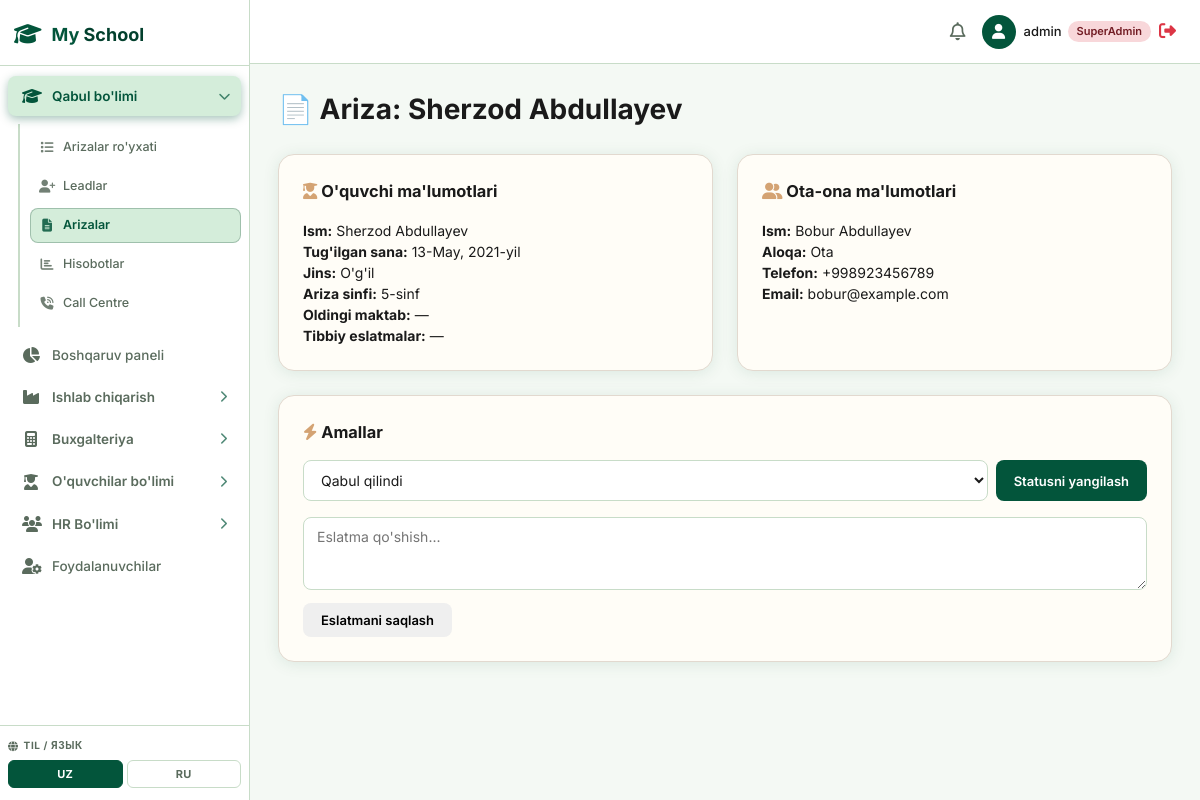
Page /enrollment/applications/2/ (signed in) on the committed database.
### enrollment/models.py (models this page shows, shortened)
class StudentApplication(models.Model):
    APPLICATION_STATUS = [
        ('draft', 'Qoralama'),
        ('submitted', 'Topshirildi'),
        ('under_review', 'Ko\'rib chiqilmoqda'),
        ('documents_pending', 'Hujjatlar kutilmoqda'),
        ('assessment', 'Sinov'),
        ('approved', 'Qabul qilindi'),
        ('enrolled', 'Ro\'yxatdan o\'tdi'),
        ('rejected', 'Rad etildi'),
        ('waitlisted', 'Kutish ro\'yxati'),
    ]
    GENDER_CHOICES = [
        ('M', 'O\'g\'il'),
        ('F', 'Qiz'),
    ]
    lead = models.ForeignKey(Lead, null=True, blank=True, on_delete=models.SET_NULL, related_name='applications')
    parent_first_name = models.CharField(max_length=100)
    parent_last_name = models.CharField(max_length=100)
    parent_phone = models.CharField(max_length=30)
    parent_email = models.EmailField(blank=True, null=True)
    parent_relation = models.CharField(max_length=50, default='Ota', help_text="Ota, Ona, Vasiy...")
    student_first_name = models.CharField(max_length=100)
    student_last_name = models.CharField(max_length=100)
    student_dob = models.DateField(help_text="Tug'ilgan sana")
    student_gender = models.CharField(max_length=1, choices=GENDER_CHOICES)
    applying_grade = models.ForeignKey(Grade, null=True, blank=True, on_delete=models.SET_NULL)
    previous_school = models.CharField(max_length=200, blank=True)
    medical_notes = models.TextField(blank=True, help_text="Tibbiy eslatmalar")
    status = models.CharField(max_length=20, choices=APPLICATION_STATUS, default='draft')
    application_fee_paid = models.BooleanField(default=False)
    application_fee_amount = models.DecimalField(max_digits=10, decimal_places=2, default=0)
    notes = models.TextField(blank=True)
    reviewed_by = models.ForeignKey(User, null=True, blank=True, on_delete=models.SET_NULL, related_name='reviewed_applications')
    submitted_at = models.DateTimeField(null=True, blank=True)
    reviewed_at = models.DateTimeField(null=True, blank=True)
    created_at = models.DateTimeField(auto_now_add=True)
    updated_at = models.DateTimeField(auto_now=True)
    class Meta:
        ordering = ['-created_at']
    @property
    def parent_full_name(self):
        return f"{self.parent_first_name} {self.parent_last_name}".strip()
    @property
    def student_full_name(self):
        return f"{self.student_first_name} {self.student_last_name}".strip()

class Grade(models.Model):
    name = models.CharField(max_length=50, unique=True)
    sort_order = models.IntegerField(default=0)
    class Meta:
        ordering = ['sort_order']
    def __str__(self):
        return self.name

### enrollment/views.py (the view, shortened to what this page needs)
# urls.py: path('applications/<int:pk>/', views.application_detail, name='enrollment_application_detail'),
@login_required
@enrollment_required
def application_detail(request, pk):
    app = get_object_or_404(
        StudentApplication.objects.select_related('applying_grade', 'lead', 'reviewed_by'),
        pk=pk
    )
    context = {
        'application': app,
        'status_choices': StudentApplication.APPLICATION_STATUS,
        'page_title': f'Ariza: {app.student_full_name}',
    }
    return render(request, 'enrollment/application_detail.html', context)

### enrollment/views.py (called while the page is built)
def _is_enrollment_staff(user):
    if user.is_superuser:
        return True
    return user.groups.filter(name__in=['enrollment_agent', 'enrollment_manager', 'call_centre_admin']).exists()

### templates/enrollment/application_detail.html (shortened to what this page needs)
{% extends 'base.html' %}
{% block content %}
<h1 style="font-size:28px;margin-bottom:24px;">📄 Ariza: {{ application.student_full_name }}</h1>
<div style="display:grid;grid-template-columns:1fr 1fr;gap:24px;">
  <div class="card" style="background:#fffdf7;border:1px solid #e2d9cf;border-radius:16px;padding:24px;">
    <h3 style="margin-bottom:16px;"><i class="fa-solid fa-user-graduate" style="color:#D4A373;"></i> O'quvchi ma'lumotlari</h3>
    <p><strong>Ism:</strong> {{ application.student_full_name }}</p>
    <p><strong>Tug'ilgan sana:</strong> {{ application.student_dob|default:"—" }}</p>
    <p><strong>Jins:</strong> {% if application.student_gender == 'M' %}O'g'il{% else %}Qiz{% endif %}</p>
    <p><strong>Ariza sinfi:</strong> {{ application.applying_grade|default:"—" }}</p>
    <p><strong>Oldingi maktab:</strong> {{ application.previous_school|default:"—" }}</p>
    <p><strong>Tibbiy eslatmalar:</strong> {{ application.medical_notes|default:"—"|linebreaksbr }}</p>
  </div>
  <div class="card" style="background:#fffdf7;border:1px solid #e2d9cf;border-radius:16px;padding:24px;">
    <h3 style="margin-bottom:16px;"><i class="fa-solid fa-user-group" style="color:#D4A373;"></i> Ota-ona ma'lumotlari</h3>
    <p><strong>Ism:</strong> {{ application.parent_full_name }}</p>
    <p><strong>Aloqa:</strong> {{ application.parent_relation }}</p>
    <p><strong>Telefon:</strong> {{ application.parent_phone }}</p>
    <p><strong>Email:</strong> {{ application.parent_email|default:"—" }}</p>
  </div>
</div>
<div class="card" style="margin-top:24px;background:#fffdf7;border:1px solid #e2d9cf;border-radius:16px;padding:24px;">
  <h3 style="margin-bottom:16px;"><i class="fa-solid fa-bolt" style="color:#D4A373;"></i> Amallar</h3>
  <form method="post" style="margin-bottom:16px;">
    <div style="display:flex;gap:8px;">
      <select name="status" class="form-control">
        {% for value,label in status_choices %}
        <option value="{{ value }}" {% if application.status == value %}selected{% endif %}>{{ label }}</option>
        {% endfor %}
      </select>
      <button type="submit" class="btn btn-primary">Statusni yangilash</button>
    </div>
  </form>
  <form method="post">
    <textarea name="notes" class="form-control" rows="3" placeholder="Eslatma qo'shish...">{{ application.notes }}</textarea>
    <button type="submit" class="btn" style="margin-top:8px;">Eslatmani saqlash</button>
  </form>
</div>
{% endblock %}

### templates/base.html (shortened to what this page needs)
{% load static %}
<!DOCTYPE html>
<html lang="uz">
<head>
    <link rel="stylesheet" href="https://cdnjs.cloudflare.com/ajax/libs/font-awesome/6.4.0/css/all.min.css">
    <link rel="stylesheet" href="{% static 'css/style.css' %}?v=5">
</head>
<body>
    <div class="app-container">
        <aside class="sidebar" id="appSidebar">
            <div class="sidebar-header">
                <div class="logo-icon"><i class="fa-solid fa-graduation-cap"></i></div>
                <h2>My <span class="highlight">School</span></h2>
            </div>
            <ul class="nav-links">
                {% if is_superadmin or is_enrollment or is_callcentre %}
                <li class="nav-group">
                    <div class="nav-group__head {% if '/enrollment/' in request.path %}active{% endif %}" onclick="toggleSubMenu(this)">
                        <span style="display:flex;align-items:center;gap:12px;">
                            <i class="fa-solid fa-graduation-cap icon-left"></i>
                            <span>Qabul bo'limi</span>
                        </span>
                        <i class="fa-solid fa-chevron-right arrow"></i>
                    </div>
                    <ul class="nav-sub {% if '/enrollment/' in request.path %}open{% endif %}">
                        {% if is_callcentre and not is_superadmin %}
                        <li><a href="/enrollment/call-centre/" class="{% if '/enrollment/call-centre' in request.path %}active{% endif %}" style="background:#03553B;color:#fff;"><i class="fa-solid fa-headset"></i><span>Call Panel</span></a></li>
                        <li><a href="/enrollment/leads/" class="{% if '/enrollment/leads' in request.path %}active{% endif %}"><i class="fa-solid fa-users"></i><span>Mijozlar</span></a></li>
                        <li><a href="/enrollment/" class="{% if request.path == '/enrollment/' %}active{% endif %}"><i class="fa-solid fa-chart-line"></i><span>Dashboard</span></a></li>
                        {% else %}
                        <li><a href="/enrollment/" class="{% if request.path == '/enrollment/' %}active{% endif %}"><i class="fa-solid fa-list"></i><span>Arizalar ro'yxati</span></a></li>
                        <li><a href="/enrollment/leads/" class="{% if '/enrollment/leads' in request.path %}active{% endif %}"><i class="fa-solid fa-user-plus"></i><span>Leadlar</span></a></li>
                        <li><a href="/enrollment/applications/" class="{% if '/enrollment/applications' in request.path %}active{% endif %}"><i class="fa-solid fa-file-lines"></i><span>Arizalar</span></a></li>
                        <li><a href="/enrollment/reports/" class="{% if '/enrollment/reports' in request.path %}active{% endif %}"><i class="fa-solid fa-chart-bar"></i><span>Hisobotlar</span></a></li>
                        <li><a href="/enrollment/call-centre/" class="{% if '/enrollment/call-centre' in request.path %}active{% endif %}"><i class="fa-solid fa-phone-volume"></i><span>Call Centre</span></a></li>
                        {% endif %}
                    </ul>
                </li>
                {% endif %}
                {% if is_superadmin %}
                <li>
                    <a href="/" class="{% if request.path == '/' %}active{% endif %}">
                        <i class="fa-solid fa-chart-pie"></i>
                        <span>Boshqaruv paneli</span>
                    </a>
                </li>
                <li class="nav-group">
                    <div class="nav-group__head {% if '/production/' in request.path %}active{% endif %}" onclick="toggleSubMenu(this)">
                        <span style="display:flex;align-items:center;gap:12px;">
                            <i class="fa-solid fa-industry icon-left"></i>
                            <span>Ishlab chiqarish</span>
                        </span>
                        <i class="fa-solid fa-chevron-right arrow"></i>
                    </div>
                </li>
                <li class="nav-group">
                    <div class="nav-group__head {% if '/accounting/' in request.path %}active{% endif %}" onclick="toggleSubMenu(this)">
                        <span style="display:flex;align-items:center;gap:12px;">
                            <i class="fa-solid fa-calculator icon-left"></i>
                            <span>Buxgalteriya</span>
                        </span>
                        <i class="fa-solid fa-chevron-right arrow"></i>
                    </div>
                </li>
                <li class="nav-group">
                    <div class="nav-group__head {% if '/students/' in request.path %}active{% endif %}" onclick="toggleSubMenu(this)">
                        <span style="display:flex;align-items:center;gap:12px;">
                            <i class="fa-solid fa-user-graduate icon-left"></i>
                            <span>O'quvchilar bo'limi</span>
                        </span>
                        <i class="fa-solid fa-chevron-right arrow"></i>
                    </div>
                </li>
                <li class="nav-group">
                    <div class="nav-group__head {% if '/hr/' in request.path %}active{% endif %}" onclick="toggleSubMenu(this)">
                        <span style="display:flex;align-items:center;gap:12px;">
                            <i class="fa-solid fa-users icon-left"></i>
                            <span>HR Bo'limi</span>
                        </span>
                        <i class="fa-solid fa-chevron-right arrow"></i>
                    </div>
                </li>
                <li>
                    <a href="/admin-users/" class="{% if '/admin-users/' in request.path %}active{% endif %}">
                        <i class="fa-solid fa-user-gear"></i>
                        <span>Foydalanuvchilar</span>
                    </a>
                </li>
                {% endif %}
            </ul>
            <div class="sidebar-footer">
                <div class="lang-label"><i class="fa-solid fa-globe"></i> <span>Til / Язык</span></div>
                <div class="lang-switcher">
                    <button class="lang-btn" id="gt-btn-uz" data-lang="uz" onclick="gtSwitchLang('uz')" title="O'zbek">UZ</button>
                    <button class="lang-btn" id="gt-btn-ru" data-lang="ru" onclick="gtSwitchLang('ru')" title="Русский">RU</button>
                </div>
            </div>
        </aside>
        <main class="main-content">
            <header class="topbar">
                <div class="topbar-actions">
                    <button class="icon-btn"><i class="fa-regular fa-bell"></i></button>
                    <div class="user-profile">
                        <div class="avatar"><i class="fa-solid fa-user"></i></div>
                        <span class="user-name">
                            {{ request.user.username }}
                            {% if is_superadmin %}<span class="badge badge-danger" style="font-size:11px;">SuperAdmin</span>
                            {% elif user_branch %}<span class="badge badge-info" style="font-size:11px;">{{ user_branch.name }}</span>
                            {% elif request.user.groups.all.0 %}<span class="badge badge-warning" style="font-size:11px;">{{ request.user.groups.all.0.name }}</span>
                            {% endif %}
                        </span>
                        <a href="/logout/" style="color:#dc3545;font-size:17px;" title="Chiqish">
                            <i class="fa-solid fa-right-from-bracket"></i>
                        </a>
                    </div>
                </div>
            </header>
            <div class="content-wrapper">
                {% block content %}{% endblock %}
            </div>
        </main>
    </div>
</body>
</html>

### templates/base.html (style rules this page uses)
body { top: 0 !important; }

### rows in the picture
StudentApplication: student_full_name "Sherzod Abdullayev", student_dob "13-May, 2021-yil", applying_grade "5-sinf", previous_school "—", medical_notes "—", parent_full_name "Bobur Abdullayev", parent_relation "Ota", parent_phone "+998923456789", parent_email "bobur@example.com", status "Qabul qilindi"

### other values in the picture
{{ request.user.username }} "admin"
